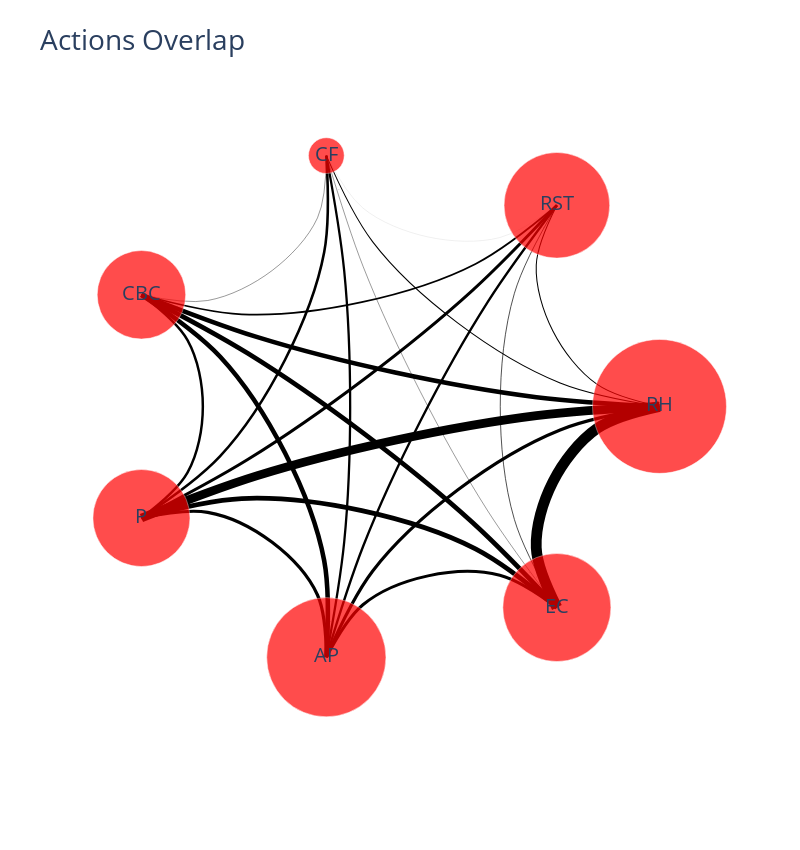

Notebook code for this chart:
### Code cell
fig.show()

### Figure 1 — Plotly figure (JSON) as saved in the notebook; plotly's stock layout.template omitted (floating-point values rounded to 4 significant figures)
{"data": [{"hoverinfo": "text", "line": {"color": "#000000", "shape": "spline", "width": 1.032}, "mode": "lines", "text": "258", "type": "scatter", "x": [1, 0.7713, 0.6088, 0.5478, 0.6235], "y": [0, 0.08551, 0.2932, 0.5497, 0.7818]}, {"hoverinfo": "text", "line": {"color": "#000000", "shape": "spline", "width": 1.048}, "mode": "lines", "text": "262", "type": "scatter", "x": [1, 0.6354, 0.2592, -0.05228, -0.2225], "y": [0, 0.0914, 0.325, 0.6398, 0.9749]}, {"hoverinfo": "text", "line": {"color": "#000000", "shape": "spline", "width": 4.58}, "mode": "lines", "text": "1145", "type": "scatter", "x": [1, 0.5484, 0.03006, -0.4785, -0.901], "y": [0, 0.03583, 0.1317, 0.2702, 0.4339]}, {"hoverinfo": "text", "line": {"color": "#000000", "shape": "spline", "width": 8.6}, "mode": "lines", "text": "2150", "type": "scatter", "x": [1, 0.5484, 0.03006, -0.4785, -0.901], "y": [0, -0.03583, -0.1317, -0.2702, -0.4339]}, {"hoverinfo": "text", "line": {"color": "#000000", "shape": "spline", "width": 3.144}, "mode": "lines", "text": "786", "type": "scatter", "x": [1, 0.6354, 0.2592, -0.05228, -0.2225], "y": [0, -0.0914, -0.325, -0.6398, -0.9749]}, {"hoverinfo": "text", "line": {"color": "#000000", "shape": "spline", "width": 10.8}, "mode": "lines", "text": "2701", "type": "scatter", "x": [1, 0.7713, 0.6088, 0.5478, 0.6235], "y": [0, -0.08551, -0.2932, -0.5497, -0.7818]}, {"hoverinfo": "text", "line": {"color": "#000000", "shape": "spline", "width": 0.068}, "mode": "lines", "text": "17", "type": "scatter", "x": [0.6235, 0.4141, 0.1504, -0.08827, -0.2225], "y": [0.7818, 0.6564, 0.6588, 0.771, 0.9749]}, {"hoverinfo": "text", "line": {"color": "#000000", "shape": "spline", "width": 1.728}, "mode": "lines", "text": "432", "type": "scatter", "x": [0.6235, 0.3247, -0.09249, -0.5328, -0.901], "y": [0.7818, 0.5538, 0.4052, 0.358, 0.4339]}, {"hoverinfo": "text", "line": {"color": "#000000", "shape": "spline", "width": 2.988}, "mode": "lines", "text": "747", "type": "scatter", "x": [0.6235, 0.3139, -0.08423, -0.5096, -0.901], "y": [0.7818, 0.4511, 0.1056, -0.2056, -0.4339]}, {"hoverinfo": "text", "line": {"color": "#000000", "shape": "spline", "width": 2.356}, "mode": "lines", "text": "589", "type": "scatter", "x": [0.6235, 0.3699, 0.1217, -0.08709, -0.2225], "y": [0.7818, 0.4064, -0.05862, -0.5426, -0.9749]}, {"hoverinfo": "text", "line": {"color": "#000000", "shape": "spline", "width": 0.688}, "mode": "lines", "text": "172", "type": "scatter", "x": [0.6235, 0.4676, 0.4157, 0.4676, 0.6235], "y": [0.7818, 0.4398, -1.11e-16, -0.4398, -0.7818]}, {"hoverinfo": "text", "line": {"color": "#000000", "shape": "spline", "width": 0.404}, "mode": "lines", "text": "101", "type": "scatter", "x": [-0.2225, -0.255, -0.4213, -0.6578, -0.901], "y": [0.9749, 0.733, 0.5283, 0.4117, 0.4339]}, {"hoverinfo": "text", "line": {"color": "#000000", "shape": "spline", "width": 2.592}, "mode": "lines", "text": "648", "type": "scatter", "x": [-0.2225, -0.2305, -0.3745, -0.6121, -0.901], "y": [0.9749, 0.5991, 0.1803, -0.1933, -0.4339]}, {"hoverinfo": "text", "line": {"color": "#000000", "shape": "spline", "width": 2.292}, "mode": "lines", "text": "573", "type": "scatter", "x": [-0.2225, -0.157, -0.1351, -0.157, -0.2225], "y": [0.9749, 0.5266, 0, -0.5266, -0.9749]}, {"hoverinfo": "text", "line": {"color": "#000000", "shape": "spline", "width": 0.396}, "mode": "lines", "text": "99", "type": "scatter", "x": [-0.2225, -0.08709, 0.1217, 0.3699, 0.6235], "y": [0.9749, 0.5426, 0.05862, -0.4064, -0.7818]}, {"hoverinfo": "text", "line": {"color": "#000000", "shape": "spline", "width": 2.48}, "mode": "lines", "text": "620", "type": "scatter", "x": [-0.901, -0.732, -0.6757, -0.732, -0.901], "y": [0.4339, 0.2576, 6.939e-17, -0.2576, -0.4339]}, {"hoverinfo": "text", "line": {"color": "#000000", "shape": "spline", "width": 4.552}, "mode": "lines", "text": "1138", "type": "scatter", "x": [-0.901, -0.6121, -0.3745, -0.2305, -0.2225], "y": [0.4339, 0.1933, -0.1803, -0.5991, -0.9749]}, {"hoverinfo": "text", "line": {"color": "#000000", "shape": "spline", "width": 4.76}, "mode": "lines", "text": "1190", "type": "scatter", "x": [-0.901, -0.5096, -0.08423, 0.3139, 0.6235], "y": [0.4339, 0.2056, -0.1056, -0.4511, -0.7818]}, {"hoverinfo": "text", "line": {"color": "#000000", "shape": "spline", "width": 3.212}, "mode": "lines", "text": "803", "type": "scatter", "x": [-0.901, -0.6578, -0.4213, -0.255, -0.2225], "y": [-0.4339, -0.4117, -0.5283, -0.733, -0.9749]}, {"hoverinfo": "text", "line": {"color": "#000000", "shape": "spline", "width": 4.764}, "mode": "lines", "text": "1191", "type": "scatter", "x": [-0.901, -0.5328, -0.09249, 0.3247, 0.6235], "y": [-0.4339, -0.358, -0.4052, -0.5538, -0.7818]}, {"hoverinfo": "text", "line": {"color": "#000000", "shape": "spline", "width": 3.012}, "mode": "lines", "text": "753", "type": "scatter", "x": [-0.2225, -0.08827, 0.1504, 0.4141, 0.6235], "y": [-0.9749, -0.771, -0.6588, -0.6564, -0.7818]}, {"hoverinfo": "text", "marker": {"color": ["#000000", "#000000", "#000000", "#000000"], "size": 0.5}, "mode": "markers", "text": "RH to RST 258 x100000", "type": "scatter", "x": [0.5745], "y": [0.6966]}, {"hoverinfo": "text", "marker": {"color": ["#000000", "#000000", "#000000", "#000000"], "size": 0.5}, "mode": "markers", "text": "RH to CF 262 x100000", "type": "scatter", "x": [-0.1763], "y": [0.8423]}, {"hoverinfo": "text", "marker": {"color": ["#000000", "#000000", "#000000", "#000000"], "size": 0.5}, "mode": "markers", "text": "RH to CBC 1145 x100000", "type": "scatter", "x": [-0.7472], "y": [0.3665]}, {"hoverinfo": "text", "marker": {"color": ["#000000", "#000000", "#000000", "#000000"], "size": 0.5}, "mode": "markers", "text": "RH to P 2150 x100000", "type": "scatter", "x": [-0.7472], "y": [-0.3665]}, {"hoverinfo": "text", "marker": {"color": ["#000000", "#000000", "#000000", "#000000"], "size": 0.5}, "mode": "markers", "text": "RH to AP 786 x100000", "type": "scatter", "x": [-0.1763], "y": [-0.8423]}, {"hoverinfo": "text", "marker": {"color": ["#000000", "#000000", "#000000", "#000000"], "size": 0.5}, "mode": "markers", "text": "RH to EC 2701 x100000", "type": "scatter", "x": [0.5745], "y": [-0.6966]}, {"hoverinfo": "text", "marker": {"color": ["#000000", "#000000", "#000000", "#000000"], "size": 0.5}, "mode": "markers", "text": "RST to CF 17 x100000", "type": "scatter", "x": [-0.1864], "y": [0.8835]}, {"hoverinfo": "text", "marker": {"color": ["#000000", "#000000", "#000000", "#000000"], "size": 0.5}, "mode": "markers", "text": "RST to CBC 432 x100000", "type": "scatter", "x": [-0.7685], "y": [0.3874]}, {"hoverinfo": "text", "marker": {"color": ["#000000", "#000000", "#000000", "#000000"], "size": 0.5}, "mode": "markers", "text": "RST to P 747 x100000", "type": "scatter", "x": [-0.7524], "y": [-0.3557]}, {"hoverinfo": "text", "marker": {"color": ["#000000", "#000000", "#000000", "#000000"], "size": 0.5}, "mode": "markers", "text": "RST to AP 589 x100000", "type": "scatter", "x": [-0.1793], "y": [-0.8127]}, {"hoverinfo": "text", "marker": {"color": ["#000000", "#000000", "#000000", "#000000"], "size": 0.5}, "mode": "markers", "text": "RST to EC 172 x100000", "type": "scatter", "x": [0.5487], "y": [-0.663]}, {"hoverinfo": "text", "marker": {"color": ["#000000", "#000000", "#000000", "#000000"], "size": 0.5}, "mode": "markers", "text": "CF to CBC 101 x100000", "type": "scatter", "x": [-0.807], "y": [0.4051]}, {"hoverinfo": "text", "marker": {"color": ["#000000", "#000000", "#000000", "#000000"], "size": 0.5}, "mode": "markers", "text": "CF to P 648 x100000", "type": "scatter", "x": [-0.782], "y": [-0.3593]}, {"hoverinfo": "text", "marker": {"color": ["#000000", "#000000", "#000000", "#000000"], "size": 0.5}, "mode": "markers", "text": "CF to AP 573 x100000", "type": "scatter", "x": [-0.1911], "y": [-0.81]}, {"hoverinfo": "text", "marker": {"color": ["#000000", "#000000", "#000000", "#000000"], "size": 0.5}, "mode": "markers", "text": "CF to EC 99 x100000", "type": "scatter", "x": [0.5236], "y": [-0.6469]}, {"hoverinfo": "text", "marker": {"color": ["#000000", "#000000", "#000000", "#000000"], "size": 0.5}, "mode": "markers", "text": "CBC to P 620 x100000", "type": "scatter", "x": [-0.8199], "y": [-0.3783]}, {"hoverinfo": "text", "marker": {"color": ["#000000", "#000000", "#000000", "#000000"], "size": 0.5}, "mode": "markers", "text": "CBC to AP 1138 x100000", "type": "scatter", "x": [-0.2067], "y": [-0.8354]}, {"hoverinfo": "text", "marker": {"color": ["#000000", "#000000", "#000000", "#000000"], "size": 0.5}, "mode": "markers", "text": "CBC to EC 1190 x100000", "type": "scatter", "x": [0.5142], "y": [-0.6544]}, {"hoverinfo": "text", "marker": {"color": ["#000000", "#000000", "#000000", "#000000"], "size": 0.5}, "mode": "markers", "text": "P to AP 803 x100000", "type": "scatter", "x": [-0.2154], "y": [-0.8769]}, {"hoverinfo": "text", "marker": {"color": ["#000000", "#000000", "#000000", "#000000"], "size": 0.5}, "mode": "markers", "text": "P to EC 1191 x100000", "type": "scatter", "x": [0.5243], "y": [-0.6824]}, {"hoverinfo": "text", "marker": {"color": ["#000000", "#000000", "#000000", "#000000"], "size": 0.5}, "mode": "markers", "text": "AP to EC 753 x100000", "type": "scatter", "x": [0.5513], "y": [-0.7151]}, {"hoverinfo": "text", "marker": {"color": ["#FF0000", "#FF0000", "#FF0000", "#FF0000", "#FF0000", "#FF0000", "#FF0000"], "line": {"color": ["rgb(342,342,342)", "rgb(342,342,342)", "rgb(342,342,342)", "rgb(342,342,342)", "rgb(342,342,342)", "rgb(342,342,342)", "rgb(342,342,342)"], "width": 0.5}, "size": [133.9, 105.7, 35.77, 88.52, 97.05, 119.2, 108.1], "symbol": "circle"}, "mode": "markers+text", "name": "", "text": ["RH", "RST", "CF", "CBC", "P", "AP", "EC"], "type": "scatter", "x": [1, 0.6235, -0.2225, -0.901, -0.901, -0.2225, 0.6235], "y": [0, 0.7818, 0.9749, 0.4339, -0.4339, -0.9749, -0.7818]}], "layout": {"autosize": true, "font": {"size": 20}, "height": 850, "hovermode": "closest", "margin": {"b": 85, "l": 20, "r": 20, "t": 100}, "paper_bgcolor": "rgba(0,0,0,0)", "plot_bgcolor": "rgba(0,0,0,0)", "showlegend": false, "title": {"text": "Actions Overlap"}, "width": 800, "xaxis": {"showgrid": false, "showline": false, "showticklabels": false, "title": {"text": ""}, "zeroline": false}, "yaxis": {"showgrid": false, "showline": false, "showticklabels": false, "title": {"text": ""}, "zeroline": false}}}
